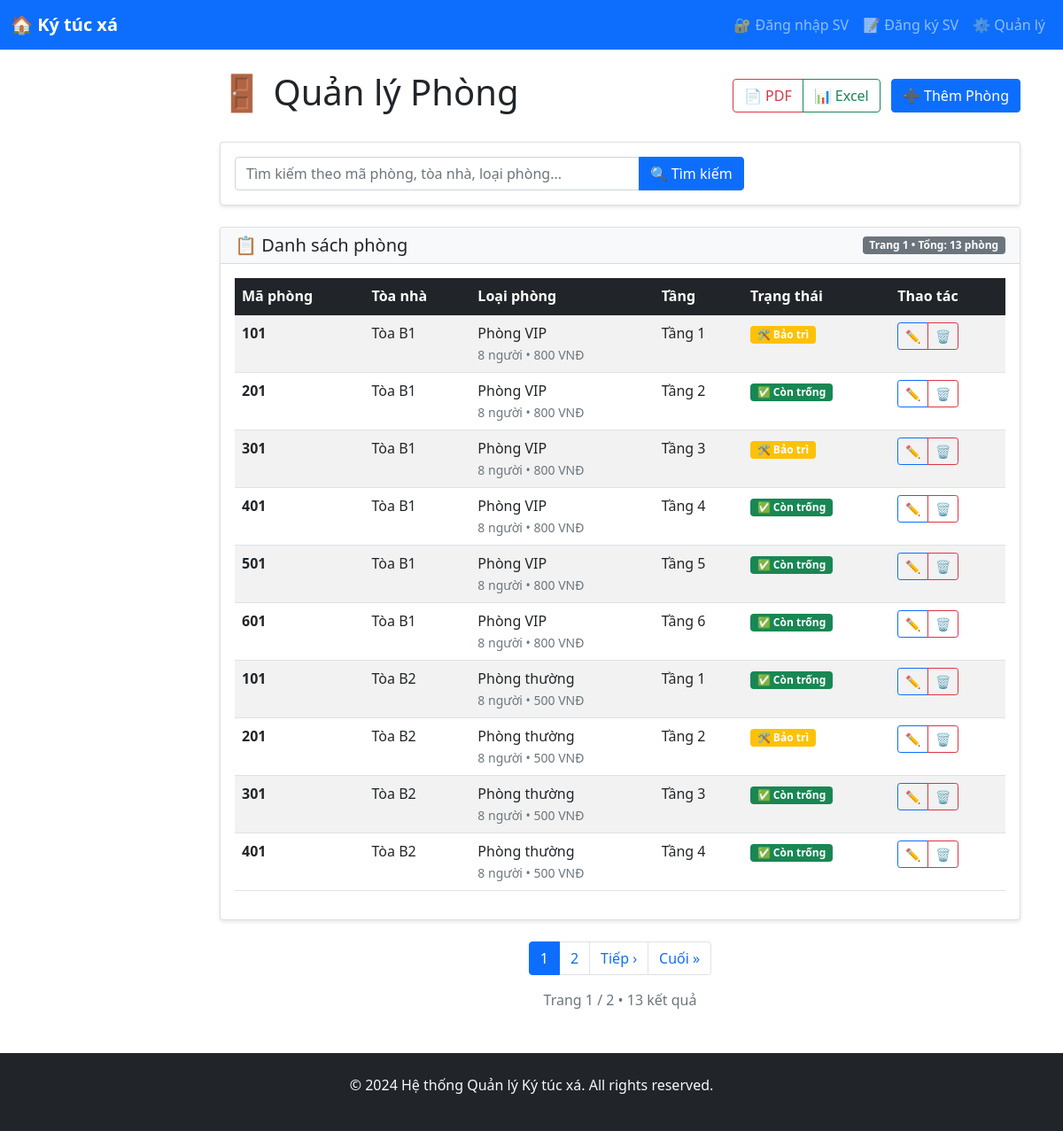
/rooms/, run on the app's committed database.
### dormitory/models.py (models this page shows, shortened)
class Room(models.Model):
    room_number = models.CharField(max_length=10)
    building = models.ForeignKey(Building, on_delete=models.CASCADE)
    room_type = models.ForeignKey(RoomType, on_delete=models.CASCADE)
    floor = models.IntegerField()
    status_choices = (
        ('available', 'Còn trống'),
        ('occupied', 'Đã thuê'),
        ('maintenance', 'Bảo trì'),
    )
    status = models.CharField(max_length=20, choices=status_choices, default='available')
    current_occupancy = models.IntegerField(default=0)
    notes = models.TextField(blank=True)
    class Meta:
        unique_together = ['building', 'room_number']

class Building(models.Model):
    name = models.CharField(max_length=100)
    address = models.TextField()
    total_floors = models.IntegerField()
    description = models.TextField(blank=True)
    created_at = models.DateTimeField(auto_now_add=True)

class RoomType(models.Model):
    name = models.CharField(max_length=100)  # Phòng đơn, đôi, tập thể
    capacity = models.IntegerField()
    price_per_month = models.DecimalField(max_digits=10, decimal_places=2)
    description = models.TextField(blank=True)

### dormitory/views.py (the view)
# urls.py: path('rooms/', views.room_list, name='room_list'),
def room_list(request):
    rooms = Room.objects.select_related('building', 'room_type').all()
    search_query = request.GET.get('search', '')
    if search_query:
        rooms = rooms.filter(
            Q(room_number__icontains=search_query) |
            Q(building__name__icontains=search_query) |
            Q(room_type__name__icontains=search_query)
        )
    paginator = Paginator(rooms, 10)
    page_number = request.GET.get('page')
    page_obj = paginator.get_page(page_number)
    return render(request, 'dormitory/room_list.html', {
        'page_obj': page_obj,
        'search_query': search_query
    })

### dormitory/templates/dormitory/room_list.html (shortened to what this page needs)
{% extends 'base.html' %}
{% block content %}
<div class="d-flex justify-content-between align-items-center mb-4">
    <h1>🚪 Quản lý Phòng</h1>
    <div>
        <div class="btn-group">
            <a href="{% url 'export_rooms_pdf' %}" class="btn btn-outline-danger">📄 PDF</a>
            <a href="{% url 'export_rooms_excel' %}" class="btn btn-outline-success">📊 Excel</a>
        </div>
        <a href="{% url 'room_create' %}" class="btn btn-primary ms-2">➕ Thêm Phòng</a>
    </div>
</div>
<div class="card mb-4">
    <div class="card-body">
        <form method="get" class="row g-3 align-items-center">
            <div class="col-md-8">
                <div class="input-group">
                    <input type="text" name="search" class="form-control"
                           placeholder="Tìm kiếm theo mã phòng, tòa nhà, loại phòng..."
                           value="{{ search_query }}">
                    <button type="submit" class="btn btn-primary">🔍 Tìm kiếm</button>
                </div>
            </div>
        </form>
    </div>
</div>
<div class="card">
    <div class="card-header bg-light">
        <div class="d-flex justify-content-between align-items-center">
            <h5 class="mb-0">📋 Danh sách phòng</h5>
            <span class="badge bg-secondary">
                Trang {{ page_obj.number }} • Tổng: {{ page_obj.paginator.count }} phòng
            </span>
        </div>
    </div>
    <div class="card-body">
        <div class="table-responsive">
            <table class="table table-striped table-hover">
                <thead class="table-dark">
                    <tr>
                        <th>Mã phòng</th>
                        <th>Tòa nhà</th>
                        <th>Loại phòng</th>
                        <th>Tầng</th>
                        <th>Trạng thái</th>
                        <th>Thao tác</th>
                    </tr>
                </thead>
                <tbody>
                    {% for room in page_obj %}
                    <tr>
                        <td><strong>{{ room.room_number }}</strong></td>
                        <td>{{ room.building.name }}</td>
                        <td>
                            {{ room.room_type.name }}
                            <br>
                            <small class="text-muted">{{ room.room_type.capacity }} người • {{ room.room_type.price_per_month|floatformat:0 }} VNĐ</small>
                        </td>
                        <td>Tầng {{ room.floor }}</td>
                        <td>
                            <span class="badge
                                {% if room.status == 'available' %}bg-success
                                {% elif room.status == 'occupied' %}bg-danger
                                {% else %}bg-warning{% endif %}">
                                {% if room.status == 'available' %}✅ {% elif room.status == 'occupied' %}⛔ {% else %}🛠️ {% endif %}
                                {{ room.get_status_display }}
                            </span>
                        </td>
                        <td>
                            <div class="btn-group btn-group-sm">
                                <a href="{% url 'room_edit' room.pk %}" class="btn btn-outline-primary" title="Sửa">
                                    ✏️
                                </a>
                                <a href="{% url 'room_delete' room.pk %}" class="btn btn-outline-danger" title="Xóa">
                                    🗑️
                                </a>
                            </div>
                        </td>
                    </tr>
                    {% endfor %}
                </tbody>
            </table>
        </div>
    </div>
</div>
{% if page_obj.paginator.num_pages > 1 %}
<nav aria-label="Page navigation" class="mt-4">
    <ul class="pagination justify-content-center">
        {% for num in page_obj.paginator.page_range %}
            {% if page_obj.number == num %}
                <li class="page-item active">
                    <span class="page-link">{{ num }}</span>
                </li>
            {% elif num > page_obj.number|add:'-3' and num < page_obj.number|add:'3' %}
                <li class="page-item">
                    <a class="page-link" href="?page={{ num }}{% if search_query %}&search={{ search_query }}{% endif %}">{{ num }}</a>
                </li>
            {% endif %}
        {% endfor %}
        {% if page_obj.has_next %}
            <li class="page-item">
                <a class="page-link" href="?page={{ page_obj.next_page_number }}{% if search_query %}&search={{ search_query }}{% endif %}">Tiếp ›</a>
            </li>
            <li class="page-item">
                <a class="page-link" href="?page={{ page_obj.paginator.num_pages }}{% if search_query %}&search={{ search_query }}{% endif %}">Cuối »</a>
            </li>
        {% endif %}
    </ul>
</nav>
<div class="text-center text-muted mt-2">
    Trang {{ page_obj.number }} / {{ page_obj.paginator.num_pages }}
    • {{ page_obj.paginator.count }} kết quả
</div>
{% endif %}
{% endblock %}

### templates/base.html (style rules this page uses)
.card { box-shadow: 0 2px 4px rgba(0, 0, 0, 0.1); margin-bottom: 20px; }

### data on the page
Room: room_number "101", building.name "Tòa B1", room_type.name "Phòng VIP", room_type.capacity "8", room_type.price_per_month "800", floor "1", status "Bảo trì"
Room: room_number "201", building.name "Tòa B1", room_type.name "Phòng VIP", room_type.capacity "8", room_type.price_per_month "800", floor "2", status "Còn trống"
Room: room_number "301", building.name "Tòa B1", room_type.name "Phòng VIP", room_type.capacity "8", room_type.price_per_month "800", floor "3", status "Bảo trì"
Room: room_number "401", building.name "Tòa B1", room_type.name "Phòng VIP", room_type.capacity "8", room_type.price_per_month "800", floor "4", status "Còn trống"
Room: room_number "501", building.name "Tòa B1", room_type.name "Phòng VIP", room_type.capacity "8", room_type.price_per_month "800", floor "5", status "Còn trống"
Room: room_number "601", building.name "Tòa B1", room_type.name "Phòng VIP", room_type.capacity "8", room_type.price_per_month "800", floor "6", status "Còn trống"
Room: room_number "101", building.name "Tòa B2", room_type.name "Phòng thường", room_type.capacity "8", room_type.price_per_month "500", floor "1", status "Còn trống"
Room: room_number "201", building.name "Tòa B2", room_type.name "Phòng thường", room_type.capacity "8", room_type.price_per_month "500", floor "2", status "Bảo trì"
Room: room_number "301", building.name "Tòa B2", room_type.name "Phòng thường", room_type.capacity "8", room_type.price_per_month "500", floor "3", status "Còn trống"
Room: room_number "401", building.name "Tòa B2", room_type.name "Phòng thường", room_type.capacity "8", room_type.price_per_month "500", floor "4", status "Còn trống"

### other printed values
{{ page_obj.number }} "1"
{{ page_obj.paginator.count }} "13"
{{ num }} "1"
{{ num }} "2"
{{ page_obj.paginator.num_pages }} "2"
